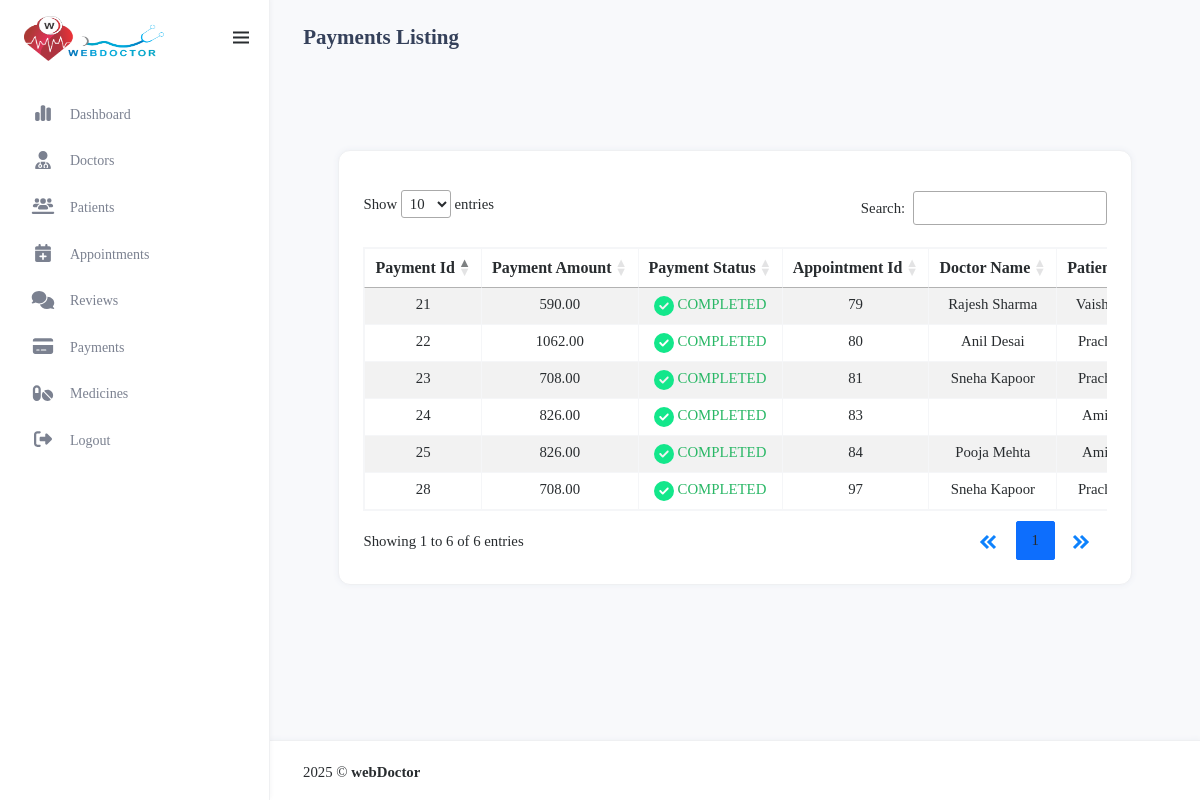
The app's page /admin_manage_payment/, older data.
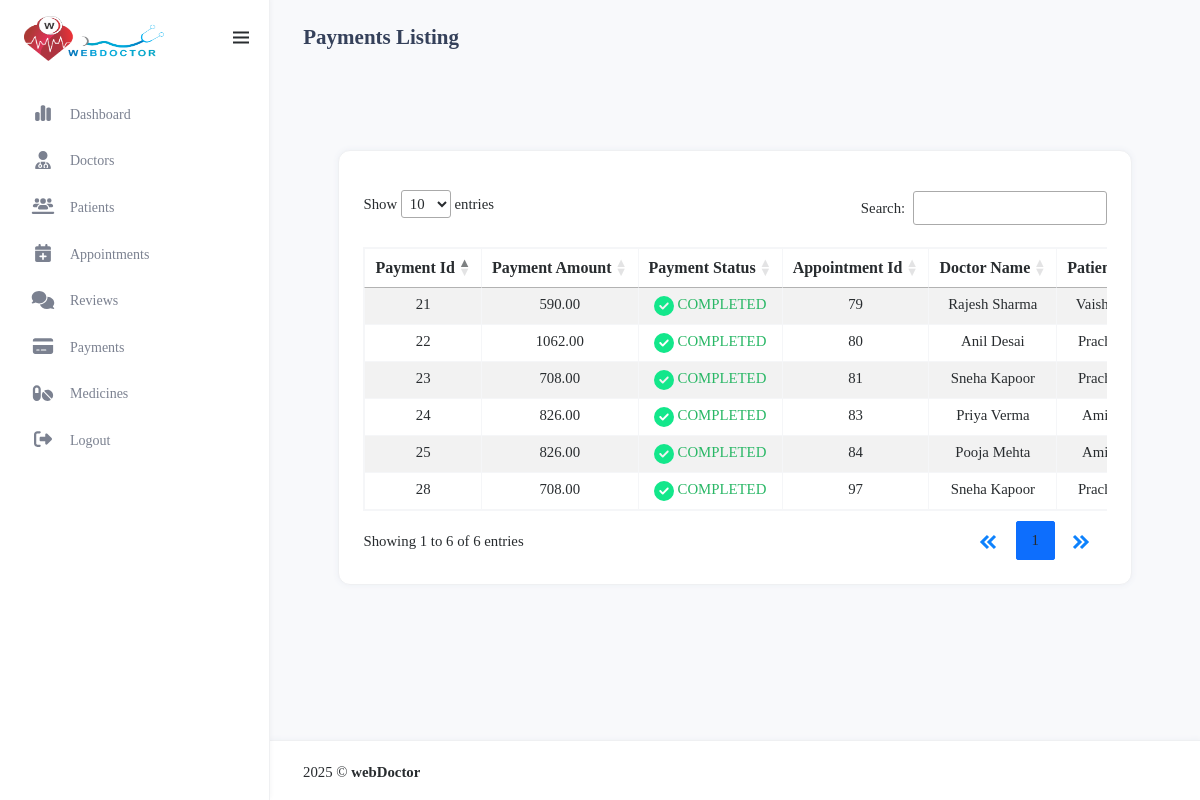
The same page, newer data.
### myapp/models.py (models this page shows, shortened)
class Payment(models.Model):
    STATUS_CHOICES = [
        ('PENDING', 'Pending'),
        ('COMPLETED', 'Completed'),
        ('FAILED', 'Failed'),
    ]
    METHOD_CHOICES = [
        ('CARD', 'Debit/Credit Card'),
        ('BANK', 'Bank Transfer'),
        ('UPI', 'UPI'),
    ]
    patient_id = models.ForeignKey(patientRegister, on_delete=models.CASCADE)
    doctor_id = models.ForeignKey(doctorRegister, on_delete=models.CASCADE)
    appointment_id = models.ForeignKey(appointment, on_delete=models.CASCADE)
    razorpay_order_id = models.CharField(max_length=255, blank=True, null=True, unique=True)
    razorpay_payment_id = models.CharField(max_length=255, blank=True, null=True)
    razorpay_signature = models.TextField(blank=True, null=True)
    amount = models.DecimalField(max_digits=10, decimal_places=2)
    payment_status = models.CharField(max_length=10, choices=STATUS_CHOICES, default='PENDING')
    payment_method = models.CharField(max_length=10, choices=METHOD_CHOICES, default='CARD')
    payment_date = models.DateTimeField(auto_now_add=True)  # Automatically sets the date

class patientRegister(models.Model):
      BLOOD_GROUP_CHOICES = [
        ('A+', 'A+'), ('A-', 'A-'), ('B+', 'B+'), ('B-', 'B-'),
        ('O+', 'O+'), ('O-', 'O-'), ('AB+', 'AB+'), ('AB-', 'AB-')
      ]
      name = models.CharField(max_length=100)
      email = models.EmailField(unique=True)
      phno = models.BigIntegerField(unique=True)
      password = models.CharField(max_length=255)
      profile_img = models.ImageField(upload_to='profile_pics/', null=True, blank=True)
      dob=models.DateField(null=True)
      age = models.PositiveIntegerField(null=True)  # Age field
      weight = models.DecimalField(null=True,max_digits=5,decimal_places=2)#Weight field
      height = models.DecimalField(null=True,max_digits=5, decimal_places=2)
      address = models.TextField()  # Full address
      city = models.CharField(max_length=50)
      state = models.CharField(max_length=50)
      blood_group = models.CharField(max_length=3, choices=BLOOD_GROUP_CHOICES)  # Dropdown selection

class doctorRegister(models.Model):
    GENDER_CHOICES = [
        ('M', 'Male'),
        ('F', 'Female'),
        ('O', 'Other'),
    ]
    AVAILABILITY_CHOICES = [
        ('Available', 'Available'),
        ('Not Available', 'Not Available'),
    ]
    name = models.CharField(max_length=100)
    email = models.EmailField(unique=True)
    phno = models.BigIntegerField(unique=True)
    password = models.CharField(max_length=100)
    profile_img = models.ImageField(upload_to='profile_pics/', null=True, blank=True)
    qualification = models.CharField(max_length=100,blank=True, null=True)
    specialization = models.CharField(max_length=100,blank=True, null=True)
    experience = models.IntegerField(blank=True, null=True)
    address = models.TextField(blank=True, null=True)
    city = models.CharField(max_length=50,blank=True, null=True)
    state = models.CharField(max_length=50,blank=True, null=True)
    clinic_name = models.CharField(max_length=255)
    clinic_address = models.TextField()
    gender = models.CharField(max_length=5, choices=GENDER_CHOICES)
    mci_no = models.CharField(max_length=10,blank=True, null=True)
    fee = models.BigIntegerField(null=True)
    about_me=models.TextField(null=True)
    is_approved = models.BooleanField(default=False)
    is_rejected = models.BooleanField(default=False)
    is_available = models.CharField(max_length=20, choices=AVAILABILITY_CHOICES)  # Updated field

### myapp/views.py (the view)
# urls.py: path('admin_manage_payment/',views.admin_manage_payment,name='admin_manage_payment'),
def admin_manage_payment(request):
        all_payment=Payment.objects.all
        return render(request, 'admin-manage-payment.html',{'all':all_payment})

### myapp/templates/admin-manage-payment.html (shortened to what the changed rows need)
{% load static %}
<html lang="en" style="transform: none" class="fontawesome-i2svg-active fontawesome-i2svg-complete">
<head>
    <link href="{%static 'assets/admin_libs/jsvectormap/css/jsvectormap.min.css'%}" rel="stylesheet" type="text/css" />
    <link href="{%static 'assets/admin_css/bootstrap.min.css' %}" id="bootstrap-style" rel="stylesheet"
        type="text/css" />
    <link href="{%static 'assets/admin_css/app.min.css' %}" id="app-style" rel="stylesheet" type="text/css" />
    <link href="{%static 'assets/admin_css/icons.min.css' %}" rel="stylesheet" type="text/css" />
    <link rel="stylesheet" href="https://cdnjs.cloudflare.com/ajax/libs/boxicons/2.1.4/css/boxicons.min.css" />
    <link rel="stylesheet" href="https://cdnjs.cloudflare.com/ajax/libs/jquery-confirm/3.3.2/jquery-confirm.min.css">
    <link rel="stylesheet" type="text/css" href="https://cdn.datatables.net/1.13.6/css/dataTables.bootstrap5.min.css" />
    <link rel="stylesheet" type="text/css" href="https://cdn.datatables.net/responsive/2.5.0/css/responsive.bootstrap5.min.css" />
    <link rel="stylesheet" href="https://cdnjs.cloudflare.com/ajax/libs/font-awesome/6.4.0/css/all.min.css">
</head>
<body>
    <div id="layout-wrapper">
        <div class="main-content">
          <div class="page-content">
              <div class="container-fluid mt-3">
      <div class="content">
        <div class="container-fluid">
          <div class="row">
            <div class="col-md-12">
              <div class="card card-table flex-fill">
                <div class="card-body">
                  <div class="table-responsive table-hover">
                    <table
                      id="paymentTable"
                      class="table table-striped table-info-light table-bordered border-light-subtle dt-responsive table-hover nowrap" style="width:100%;"
                    >
                      <thead class="text-center">
                        <tr>
                         <th>Payment Id</th>
                          <th>Payment Amount</th>
                          <th>Payment Status</th>
                          <th>Appointment Id</th>
                          <th>Doctor Name</th>
                          <th>Patient Name</th>
                        </tr>
                      </thead>
                      <tbody class="fs-6">
                        {% for payment in all %}
                        <tr class="text-center">
						    <td>{{ payment.id }}</td>
                            <td>{{ payment.amount }}</td>
                            <td class="text-center">
                                {% if payment.payment_status == "COMPLETED" %}
                                  <span class="text-success">
                                    <svg xmlns="http://www.w3.org/2000/svg" height="20" width="20" viewBox="0 0 512 512">
                                      <path fill="#13e78b" d="M256 512A256 256 0 1 0 256 0a256 256 0 1 0 0 512zM369 209L241 337c-9.4 9.4-24.6 9.4-33.9 0l-64-64c-9.4-9.4-9.4-24.6 0-33.9s24.6-9.4 33.9 0l47 47L335 175c9.4-9.4 24.6-9.4 33.9 0s9.4 24.6 0 33.9z"/>
                                    </svg>
                                    {{ payment.payment_status }}
                                  </span>
                                {% endif %}
                              </td>
                            <td>{{ payment.appointment_id_id }}</td>
                            <td>{{ payment.doctor_id.name }}</td>
                            <td>{{ payment.patient_id.name }}</td>
                        </tr>
                        {% endfor %}
                      </tbody>
                    </table>
                  </div>
                </div>
              </div>
            </div>
          </div>
        </div>
      </div>
                  </div>
              </div>
          </div>
      </div>
</html>

Row changes from the older to the newer data that the page shows:
changed through a linked row, Payment id 24: doctor_id.name (not shown) → "Priya Verma"
